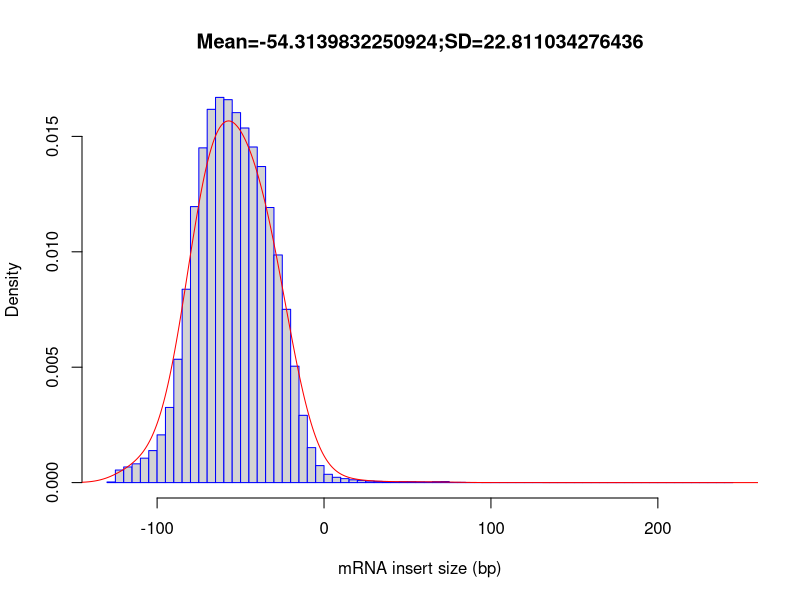

Recreate this plot in R.
out_file = 'SRR11647688_inner_distance'
pdf('SRR11647688_inner_distance.inner_distance_plot.pdf')
fragsize=rep(c(-247.5,-242.5,-237.5,-232.5,-227.5,-222.5,-217.5,-212.5,-207.5,-202.5,-197.5,-192.5,-187.5,-182.5,-177.5,-172.5,-167.5,-162.5,-157.5,-152.5,-147.5,-142.5,-137.5,-132.5,-127.5,-122.5,-117.5,-112.5,-107.5,-102.5,-97.5,-92.5,-87.5,-82.5,-77.5,-72.5,-67.5,-62.5,-57.5,-52.5,-47.5,-42.5,-37.5,-32.5,-27.5,-22.5,-17.5,-12.5,-7.5,-2.5,2.5,7.5,12.5,17.5,22.5,27.5,32.5,37.5,42.5,47.5,52.5,57.5,62.5,67.5,72.5,77.5,82.5,87.5,92.5,97.5,102.5,107.5,112.5,117.5,122.5,127.5,132.5,137.5,142.5,147.5,152.5,157.5,162.5,167.5,172.5,177.5,182.5,187.5,192.5,197.5,202.5,207.5,212.5,217.5,222.5,227.5,232.5,237.5,242.5,247.5),times=c(0,0,0,0,0,0,0,0,0,0,0,0,0,0,0,0,0,0,0,0,0,0,0,0,132,2718,3384,4065,5287,6930,10334,16273,26703,41870,59762,72476,80821,83404,82912,80110,76781,72665,68435,59567,49290,37518,25206,14563,7572,3682,1796,1145,856,604,441,333,259,201,134,197,207,148,110,208,227,35,45,11,5,1,7,5,0,4,3,2,3,4,2,1,0,0,2,1,1,3,2,1,0,1,1,1,1,0,0,0,0,0,1,0))
frag_sd = sd(fragsize)
frag_mean = mean(fragsize)
frag_median = median(fragsize)
write(x=c("Name","Mean","Median","sd"), sep="	", file=stdout(),ncolumns=4)
write(c(out_file,frag_mean,frag_median,frag_sd),sep="	", file=stdout(),ncolumns=4)
hist(fragsize,probability=T,breaks=100,xlab="mRNA insert size (bp)",main=paste(c("Mean=",frag_mean,";","SD=",frag_sd),collapse=""),border="blue")
lines(density(fragsize,bw=10),col='red')
dev.off()
